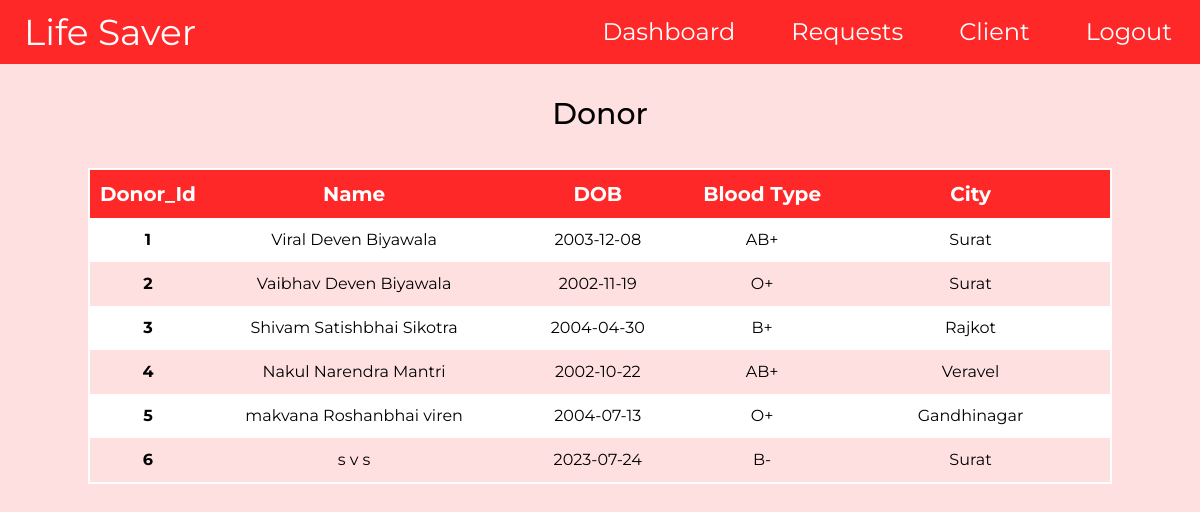
The app's page /Client/donor (signed in), older data.
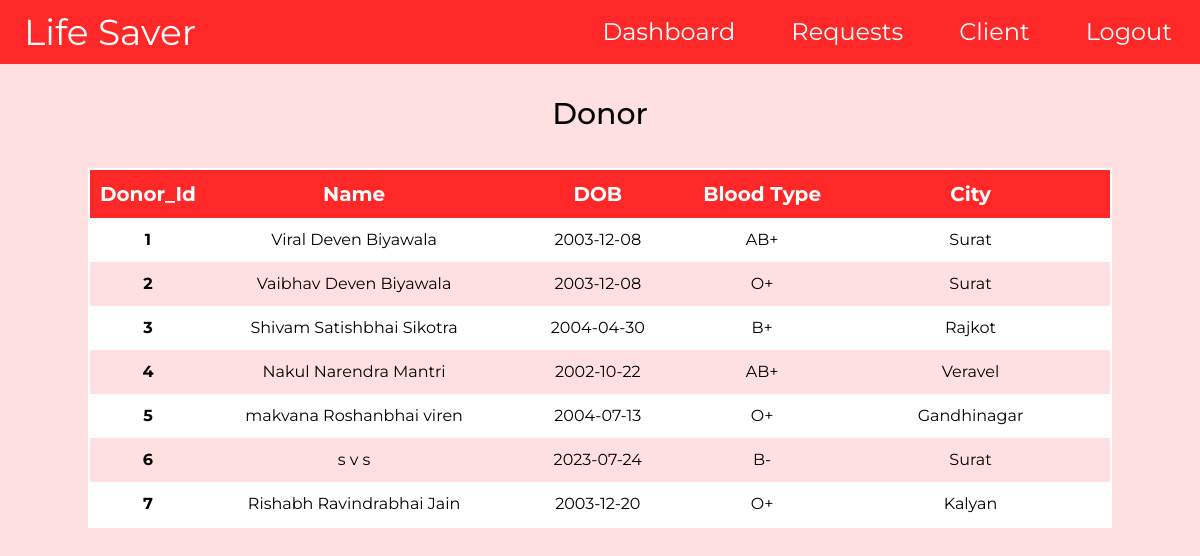
The same page, newer data.
### app/models.py (models this page shows)
class Donor(UserMixin,db.Model):
    donor_id = db.Column(db.Integer, primary_key=True, autoincrement=True)
    d_email_id = db.Column(db.String(120), db.ForeignKey('r_donor.d_email_id'))
    first_name = db.Column(db.String(50), nullable=False)
    middle_name = db.Column(db.String(50), nullable=False)
    last_name = db.Column(db.String(50), nullable=False)
    date_of_birth = db.Column(db.Date, nullable=False)
    gender = db.Column(db.String(10), nullable=False)
    contact_phone = db.Column(db.Integer, nullable=False)
    contact_address = db.Column(db.String(300), nullable=False)
    city = db.Column(db.String(20), nullable=False)
    blood_type = db.Column(db.String(5), nullable=False)
    r_donor = db.relationship("RDonor", backref="donors")

### app/routes.py (the view)
@app.route('/Client/<id>',methods=['POST','GET'])
@login_required
@admin_required
def Client(id):
    if id == 'donor':
        drs = Donor.query.all()
    elif id == 'hospital':
        drs = RHospital.query.all()
    elif id == 'recipient':
        drs = Recipient.query.all()
    else:
        return redirect(url_for('Admin'))
    return render_template('Admin/Admin_Client.html',drs=drs,id=id)

### app/models.py (called while the page is built)
    def has_role(self, role):
        return role in self.roles

### app/routes.py (called while the page is built)
def admin_required(f):
    @wraps(f)
    def decorated_function(*args, **kwargs):
        if current_user.is_authenticated :
            if current_user.has_role('admin'):
                return f(*args, **kwargs)
            else:
                return redirect(url_for('index'))
        else:
            return redirect(url_for('index'))
    return decorated_function

@login_manager.user_loader
def load_user(user_id):
    donor = RDonor.query.get(user_id)
    if donor:
        return donor
    hospital = RHospital.query.get(user_id)
    if hospital:
        return hospital
    admin = AdminUser.query.get(user_id)
    if admin:
        return admin
    return None

### app/templates/Admin/Admin_Client.html (shortened to what this page needs)
<!DOCTYPE html>
<html lang="en" class="box-border scroll-smooth focus:scroll-auto">
  <head>
    <script src="https://cdn.tailwindcss.com"></script>
    <link
      rel="stylesheet"
      href="{{ url_for('static', filename='profile.css') }}"
    />
  </head>
  <body class="dreq-body bg-[#ffe0e0]">
    <nav class="bg-[#FF2828] w-full flex py-[12px] text-white text-[24px] max-[830px]:hidden ">
      <div
        class="flex items-center w-[20%] ml-6 text-4xl hover:tracking-[0.1em] transition-all duration-700 cursor-pointer">
        <a href="{{ url_for('index') }}">Life Saver</a>
      </div>
      <div class="flex w-[80%] justify-end items-center">
        <div class="cursor-pointer hover:border-b-2 hover:border-white transition-all duration-100 mx-7">
          <a href="{{ url_for('Admin') }}">Dashboard</a>
        </div>
        <div class="nav-btn p-dropdown ap-req-dropdown input">
          <div class="temp flex items-center">
            <button class="inline mx-[28px]" onclick="showItemS()">
              <div class="hover:border-b-2 hover:border-white transition-all duration-100">Requests</div>
            </button>
          </div>
        </div>
        <div class="nav-btn2 p-dropdown ap-client-dropdown input">
          <div class="temp flex items-center">
            <button class="inline mx-[28px]" onclick="showItemSClient()">
              <div id="profile-pic-main" class="hover:border-b-2 hover:border-white transition-all duration-100">Client
              </div>
            </button>
          </div>
        </div>
        <div class="cursor-pointer hover:border-b-2 hover:border-white transition-all duration-100 mx-7">
          <a href="{{ url_for('logout') }}">Logout</a>
        </div>
      </div>
    </nav>
    <div class="my-8  text-3xl font-medium text-center">{{id.capitalize()}}</div>
    <div class="mt-8 flex justify-center mb-[4rem]">
        <div
            class="c-right w-[90%]   px-7 pt-1"
          >
          {% if id == 'donor' %}
          <div class="overflow-x-scroll t-scroll">
            <table>
                <tr>
                  <th class="bg-[#ff2828] text-white text-xl ">Donor_Id</th>
                  <th class="bg-[#ff2828] text-white text-xl ">Name</th>
                  <th class="bg-[#ff2828] text-white text-xl ">DOB</th>
                  <th class="bg-[#ff2828] text-white text-xl ">Blood Type</th>
                  <th class="bg-[#ff2828] text-white text-xl ">City</th>
                </tr>
                {% for dr in drs%}
                <tr>
                  <td class="font-bold">{{ dr.donor_id }}</td>
                  <td>{{ dr.first_name + " " + dr.middle_name + " " + dr.last_name }}</td>
                  <td>{{ dr.date_of_birth }}</td>
                  <td>{{ dr.blood_type }}</td>
                  <td>{{ dr.city }}</td>
                </tr>
                {% endfor %}
            </table>
          </div>
            {% endif %}
        </div>
    </div>
  </body>
</html>

Row changes from the older to the newer data that the page shows:
changed Donor "Vaibhav Deven Biyawala": date_of_birth "2002-11-19" → "2003-12-08"
added Donor: donor_id "7", first_name+middle_name+last_name "Rishabh Ravindrabhai Jain", date_of_birth "2003-12-20", blood_type "O+", city "Kalyan"
